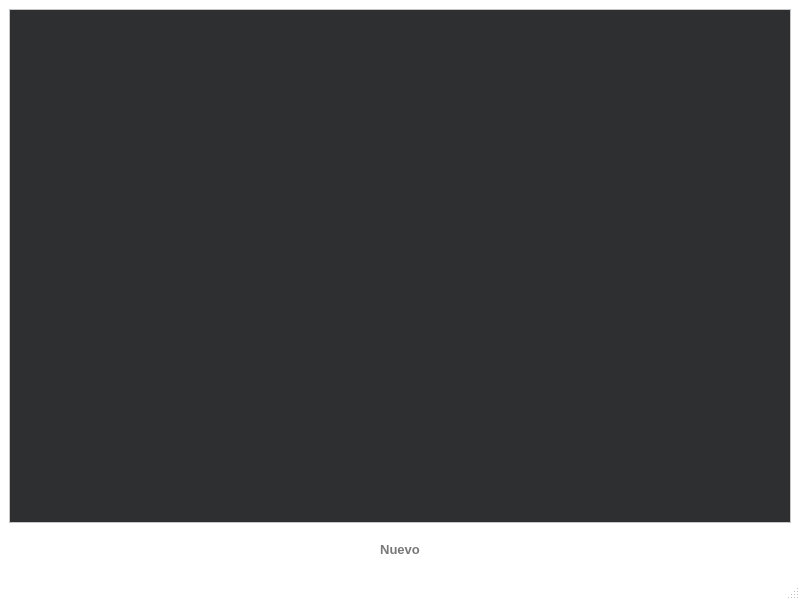
<?xml version="1.0" encoding="UTF-8"?>
<ui version="4.0">
 <class>Screen_Table_Clientes</class>
 <widget class="QMainWindow" name="Screen_Table_Clientes">
  <property name="geometry">
   <rect>
    <x>0</x>
    <y>0</y>
    <width>800</width>
    <height>600</height>
   </rect>
  </property>
  <property name="palette">
   <palette>
    <active>
     <colorrole role="Base">
      <brush brushstyle="SolidPattern">
       <color alpha="255">
        <red>46</red>
        <green>47</green>
        <blue>48</blue>
       </color>
      </brush>
     </colorrole>
     <colorrole role="Window">
      <brush brushstyle="SolidPattern">
       <color alpha="255">
        <red>255</red>
        <green>255</green>
        <blue>255</blue>
       </color>
      </brush>
     </colorrole>
    </active>
    <inactive>
     <colorrole role="Base">
      <brush brushstyle="SolidPattern">
       <color alpha="255">
        <red>46</red>
        <green>47</green>
        <blue>48</blue>
       </color>
      </brush>
     </colorrole>
     <colorrole role="Window">
      <brush brushstyle="SolidPattern">
       <color alpha="255">
        <red>255</red>
        <green>255</green>
        <blue>255</blue>
       </color>
      </brush>
     </colorrole>
    </inactive>
    <disabled>
     <colorrole role="Base">
      <brush brushstyle="SolidPattern">
       <color alpha="255">
        <red>255</red>
        <green>255</green>
        <blue>255</blue>
       </color>
      </brush>
     </colorrole>
     <colorrole role="Window">
      <brush brushstyle="SolidPattern">
       <color alpha="255">
        <red>255</red>
        <green>255</green>
        <blue>255</blue>
       </color>
      </brush>
     </colorrole>
    </disabled>
   </palette>
  </property>
  <property name="windowTitle">
   <string>MainWindow</string>
  </property>
  <widget class="QWidget" name="centralwidget">
   <layout class="QVBoxLayout" name="verticalLayout">
    <item>
     <widget class="QTableView" name="tableView">
      <property name="styleSheet">
       <string notr="true">font: 10pt &quot;Segoe UI&quot;;</string>
      </property>
     </widget>
    </item>
    <item>
     <layout class="QHBoxLayout" name="horizontalLayout">
      <item>
       <spacer name="horizontalSpacer">
        <property name="orientation">
         <enum>Qt::Horizontal</enum>
        </property>
        <property name="sizeHint" stdset="0">
         <size>
          <width>40</width>
          <height>20</height>
         </size>
        </property>
       </spacer>
      </item>
      <item>
       <widget class="QPushButton" name="pb_nueva">
        <property name="minimumSize">
         <size>
          <width>130</width>
          <height>40</height>
         </size>
        </property>
        <property name="maximumSize">
         <size>
          <width>130</width>
          <height>40</height>
         </size>
        </property>
        <property name="font">
         <font>
          <family>Segoe UI</family>
          <pointsize>10</pointsize>
          <weight>75</weight>
          <bold>true</bold>
         </font>
        </property>
        <property name="styleSheet">
         <string notr="true">border-radius: 10px;
color:rgb(120, 120, 120);</string>
        </property>
        <property name="text">
         <string>Nuevo</string>
        </property>
        <property name="icon">
         <iconset resource="assets.qrc">
          <normaloff>:/icons/plus_blue.png</normaloff>:/icons/plus_blue.png</iconset>
        </property>
        <property name="iconSize">
         <size>
          <width>20</width>
          <height>20</height>
         </size>
        </property>
       </widget>
      </item>
      <item>
       <spacer name="horizontalSpacer_2">
        <property name="orientation">
         <enum>Qt::Horizontal</enum>
        </property>
        <property name="sizeHint" stdset="0">
         <size>
          <width>40</width>
          <height>20</height>
         </size>
        </property>
       </spacer>
      </item>
     </layout>
    </item>
   </layout>
  </widget>
  <widget class="QMenuBar" name="menubar">
   <property name="geometry">
    <rect>
     <x>0</x>
     <y>0</y>
     <width>800</width>
     <height>25</height>
    </rect>
   </property>
  </widget>
  <widget class="QStatusBar" name="statusbar"/>
 </widget>
 <resources>
  <include location="assets.qrc"/>
 </resources>
 <connections/>
</ui>
